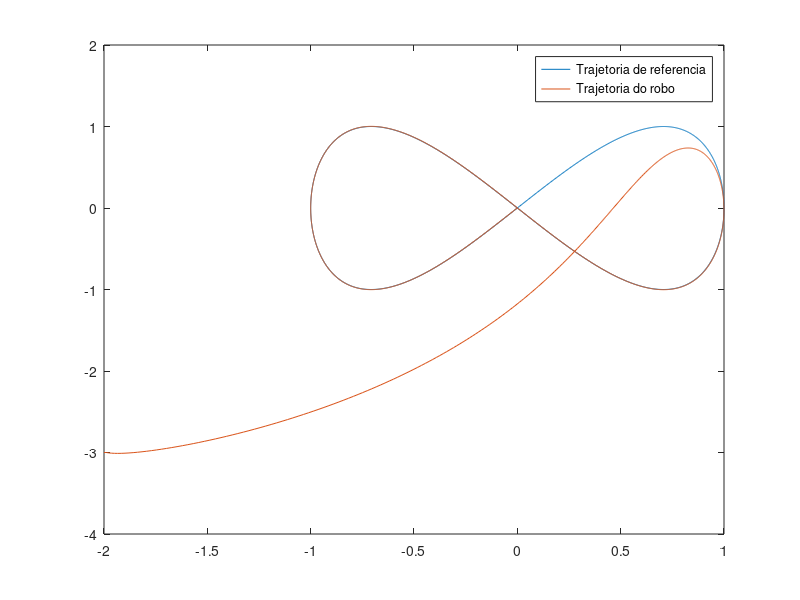

The MATLAB source for this figure:
clear

% Tempo de amostragem
Ts = 0.016; % tempo de loop do sistema da unball

% Tempo de simulacao
t = 0:Ts:30;

% Trajetoria
ganho = 1;
freq = 2*pi/30;
traj = [ganho*sin(freq*t); ganho*sin(2*freq*t)];

% Definicao do sistema
G = [0 1 0 0;
     0 0 0 0;
     0 0 0 1;
     0 0 0 0];

H = [0 0;
     1 0;
     0 0;
     0 1];
 
C = [1 1 0 0];
 
discSys = c2d(ss(G,H,C,0), Ts);

real = 1;
im = 0;

% Calculo da matriz de ganho K
cont_poles = [-real + im*1i, -real - im*1i, -2*real + im*1i, -2*real - im*1i];
disc_poles = [pol2cart(im*Ts, abs(exp(-real*Ts)));
              pol2cart(-im*Ts, abs(exp(-real*Ts)));
              pol2cart(im*Ts, abs(exp(-2*real*Ts)));
              pol2cart(-im*Ts, abs(exp(-2*real*Ts)))]

Kc = place(G, H, cont_poles);
Kd = place(discSys.A, discSys.B, disc_poles);

% Condicao inicial
i_pose = [-2, -3, 0];
i_vel = [1, 1];

% Set das variaveis do primeiro loop
x_pos = i_pose(1);
y_pos = i_pose(2);
theta = i_pose(3);
x_vel = i_vel(1);
y_vel = i_vel(2);

x_vel_ref_prev = x_vel;
y_vel_ref_prev = y_vel;

robot_x_pos = [];
robot_y_pos = [];

% Loop de simulacao
for k = 2:length(t)
    robot_x_pos = [robot_x_pos; x_pos];
    robot_y_pos = [robot_y_pos; y_pos];
    
    % Calculo das referencias por loop
    x_pos_ref = traj(1,k);
    y_pos_ref = traj(2,k);
    x_vel_ref  = (x_pos_ref - traj(1,k-1))/Ts;
    y_vel_ref  = (y_pos_ref - traj(2,k-1))/Ts;
    
    % Calculo dos estados (erros)
    z_e = [x_pos_ref - x_pos;
           x_vel_ref - x_vel;
           y_pos_ref - y_pos;
           y_vel_ref - y_vel];
      
    % Calculo das aceleraçoes de referencia
    x_a_ref = (x_vel_ref - x_vel_ref_prev)/Ts;
    y_a_ref = (y_vel_ref - y_vel_ref_prev)/Ts;
    
    
    % Lei de controle
    mid_u = Kc*z_e + [x_a_ref; y_a_ref];
    
    % Calculo da matriz F
    v = sqrt((x_vel)^2 + (y_vel)^2);
    F = [cos(theta) -v*sin(theta);
         sin(theta) v*cos(theta)]; 
    final_u = F^(-1)*mid_u;
    
    % Entrada no robo
    v = final_u(1)*Ts + v; % integra dv
    w = final_u(2);
    robot_input = [v; w];
    robot_cinematic = [cos(theta) 0;
                       sin(theta) 0;
                                0 1];
    dout_robot = robot_cinematic * robot_input;
    
    % "Leitura" dos estados do robô (integrando a saída)
    noise = 0.00; % Set to experiment with noise (e.g. 0.001)
    out_robot = [x_pos + Ts*dout_robot(1);
                 y_pos + Ts*dout_robot(2);
                 theta + Ts*dout_robot(3)];
    
    x_vel = dout_robot(1);
    y_vel = dout_robot(2);
     
    x_pos = out_robot(1);
    y_pos = out_robot(2);
    theta = out_robot(3);
    
    x_vel_ref_prev = x_vel_ref;
    y_vel_ref_prev = y_vel_ref;
end

plot(traj(1,:), traj(2,:));
hold on
plot(robot_x_pos, robot_y_pos);
hold off
legend("Trajetoria de referencia", "Trajetoria do robo");
